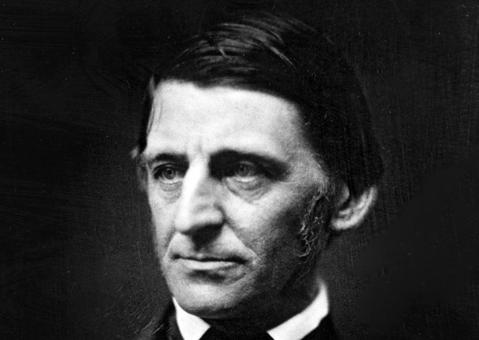
#> input picture docs/src/waldo.jpg, 479 x 340 px
$ python thumb.py
#> lines starting #> are read from the running program, lines starting #| are printed output that depends on the picture
from PIL import Image


img = Image.open("waldo.jpg")
#> img is the input picture: PIL image 479x340 RGB; min 0, max 255, mean 50.5
img_size = img.size
#> img_size = (479, 340)
aspect = img_size[0] / img_size[1]
#> aspect = 1.41

new_size = (480, int(480/aspect))
#> new_size = (480, 340)

out = img.transpose(Image.FLIP_LEFT_RIGHT)
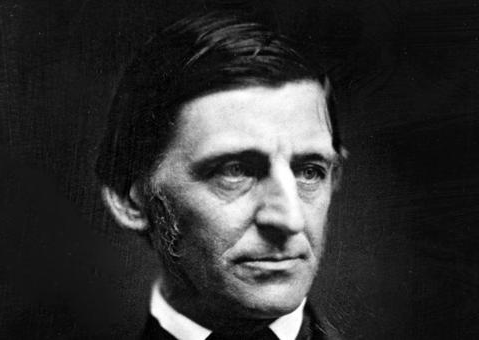
#> out: PIL image 479x340 RGB; min 0, max 255, mean 50.5
out.thumbnail(new_size)

out.save("waldo.jpg")
